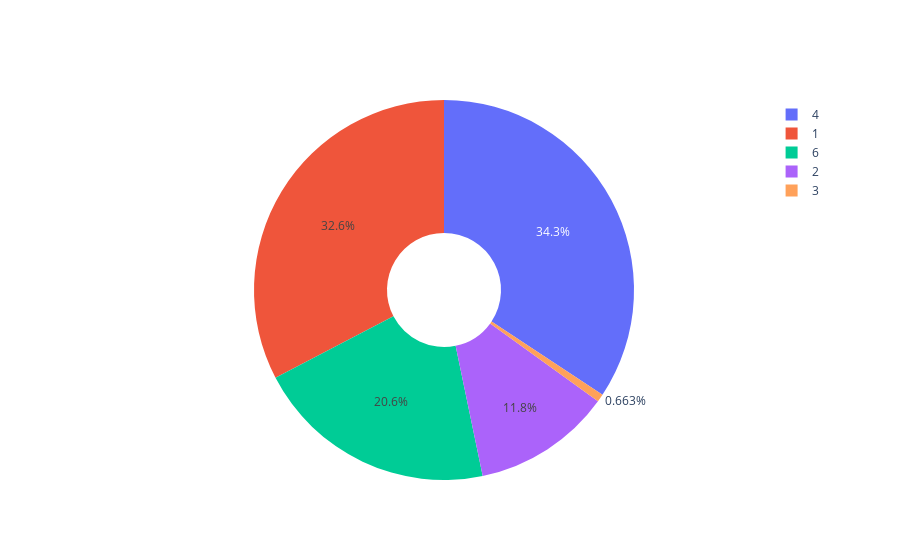

Notebook cell for this chart:
### Code cell
fig.show()

### Figure 1 — Plotly figure (JSON) as saved in the notebook; plotly's stock layout.template omitted (floating-point values rounded to 4 significant figures)
{"data": [{"hole": 0.3, "labels": [1, 2, 3, 4, 6], "type": "pie", "values": [1919, 692, 39, 2016, 1212]}], "layout": {}}
